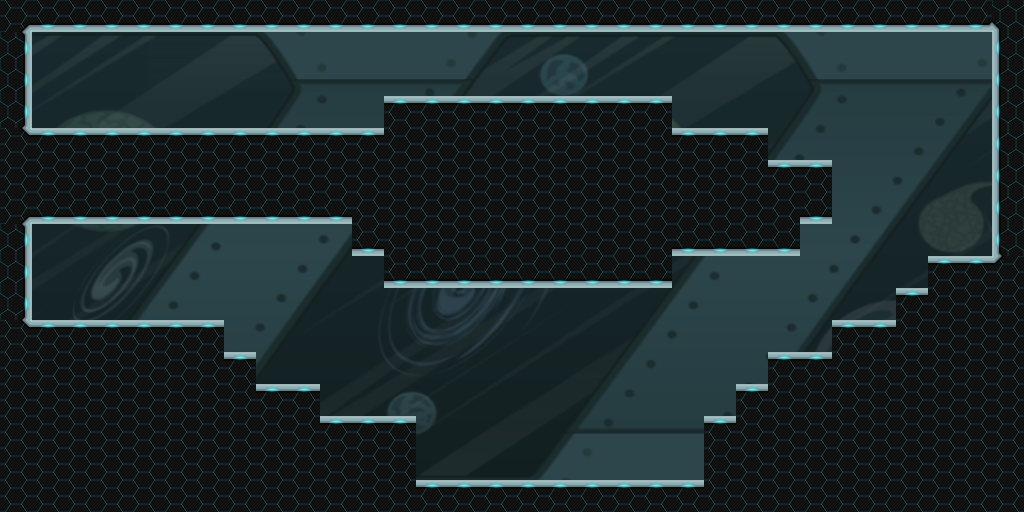

A level layout from a 2D game, rendered from its tile map. Below: a short description, then the map file with tile-grid data replaced by summaries:
An orthogonal 32x16 tile map with 32x32 px tiles, 2 tile layers (fondo, terrain), 3 tilesets and 107 objects.

<map version="1.2" tiledversion="1.2.3" orientation="orthogonal" renderorder="right-down" width="32" height="16" tilewidth="32" tileheight="32" infinite="0" nextlayerid="8" nextobjectid="111">
 <tileset firstgid="1" source="fondo.tsx" />
 <tileset firstgid="3" source="terreno.tsx" />
 <tileset firstgid="35" source="objects.tsx" />
 <layer id="1" name="fondo" width="32" height="16">
  <data>[512 cells, 1 non-empty, 1 distinct tile ids]</data>
 </layer>
 <layer id="2" name="terrain" width="32" height="16">
  <data>[512 cells, 286 non-empty, 6 distinct tile ids]</data>
 </layer>
 <objectgroup id="3" name="monedas">
  <object id="81" gid="66" x="416" y="384" width="32" height="32">
   <properties>
    <property name="moneda" value="" />
   </properties>
  </object>
  <object id="82" gid="66" x="448" y="352" width="32" height="32">
   <properties>
    <property name="moneda" value="" />
   </properties>
  </object>
  <object id="83" gid="66" x="480" y="320" width="32" height="32">
   <properties>
    <property name="moneda" value="" />
   </properties>
  </object>
  <object id="84" gid="66" x="512" y="352" width="32" height="32">
   <properties>
    <property name="moneda" value="" />
   </properties>
  </object>
  <object id="85" gid="66" x="544" y="384" width="32" height="32">
   <properties>
    <property name="moneda" value="" />
   </properties>
  </object>
  <object id="86" gid="66" x="576" y="352" width="32" height="32">
   <properties>
    <property name="moneda" value="" />
   </properties>
  </object>
  <object id="87" gid="66" x="608" y="320" width="32" height="32">
   <properties>
    <property name="moneda" value="" />
   </properties>
  </object>
  <object id="88" gid="66" x="640" y="352" width="32" height="32">
   <properties>
    <property name="moneda" value="" />
   </properties>
  </object>
  <object id="89" gid="66" x="672" y="384" width="32" height="32">
   <properties>
    <property name="moneda" value="" />
   </properties>
  </object>
  <object id="90" gid="66" x="768" y="320" width="32" height="32">
   <properties>
    <property name="moneda" value="" />
   </properties>
  </object>
  <object id="91" gid="66" x="736" y="320" width="32" height="32">
   <properties>
    <property name="moneda" value="" />
   </properties>
  </object>
  <object id="92" gid="66" x="736" y="352" width="32" height="32">
   <properties>
    <property name="moneda" value="" />
   </properties>
  </object>
  <object id="93" gid="66" x="960" y="256" width="32" height="32">
   <properties>
    <property name="moneda" value="" />
   </properties>
  </object>
  <object id="94" gid="66" x="960" y="224" width="32" height="32">
   <properties>
    <property name="moneda" value="" />
   </properties>
  </object>
  <object id="95" gid="66" x="960" y="192" width="32" height="32">
   <properties>
    <property name="moneda" value="" />
   </properties>
  </object>
  <object id="96" gid="66" x="448" y="416" width="32" height="32">
   <properties>
    <property name="moneda" value="" />
   </properties>
  </object>
  <object id="97" gid="66" x="512" y="416" width="32" height="32">
   <properties>
    <property name="moneda" value="" />
   </properties>
  </object>
  <object id="98" gid="66" x="576" y="416" width="32" height="32">
   <properties>
    <property name="moneda" value="" />
   </properties>
  </object>
  <object id="99" gid="66" x="640" y="416" width="32" height="32">
   <properties>
    <property name="moneda" value="" />
   </properties>
  </object>
  <object id="100" gid="66" x="544" y="320" width="32" height="32">
   <properties>
    <property name="moneda" value="" />
   </properties>
  </object>
  <object id="101" gid="66" x="832" y="288" width="32" height="32">
   <properties>
    <property name="moneda" value="" />
   </properties>
  </object>
  <object id="102" gid="66" x="832" y="256" width="32" height="32">
   <properties>
    <property name="moneda" value="" />
   </properties>
  </object>
  <object id="103" gid="66" x="736" y="128" width="32" height="32">
   <properties>
    <property name="moneda" value="" />
   </properties>
  </object>
  <object id="104" gid="66" x="288" y="128" width="32" height="32">
   <properties>
    <property name="moneda" value="" />
   </properties>
  </object>
  <object id="105" gid="66" x="256" y="96" width="32" height="32">
   <properties>
    <property name="moneda" value="" />
   </properties>
  </object>
  <object id="106" gid="66" x="160" y="128" width="32" height="32">
   <properties>
    <property name="moneda" value="" />
   </properties>
  </object>
  <object id="107" gid="66" x="160" y="96" width="32" height="32">
   <properties>
    <property name="moneda" value="" />
   </properties>
  </object>
 </objectgroup>
 <objectgroup id="4" name="puertas">
  <object id="79" gid="44" x="64" y="320" width="32" height="32">
   <properties>
    <property name="door" value="" />
    <property name="start" value="" />
   </properties>
  </object>
  <object id="80" gid="44" x="64" y="128" width="32" height="32">
   <properties>
    <property name="door" value="" />
    <property name="end" value="" />
   </properties>
  </object>
 </objectgroup>
 <objectgroup id="5" name="trampas">
  <object id="43" gid="58" x="416" y="490" width="32" height="19">
   <properties>
    <property name="pinchos" value="" />
   </properties>
  </object>
  <object id="44" gid="58" x="448" y="490" width="32" height="19">
   <properties>
    <property name="pinchos" value="" />
   </properties>
  </object>
  <object id="45" gid="58" x="480" y="490" width="32" height="19">
   <properties>
    <property name="pinchos" value="" />
   </properties>
  </object>
  <object id="46" gid="58" x="512" y="490" width="32" height="19">
   <properties>
    <property name="pinchos" value="" />
   </properties>
  </object>
  <object id="47" gid="58" x="544" y="490" width="32" height="19">
   <properties>
    <property name="pinchos" value="" />
   </properties>
  </object>
  <object id="48" gid="58" x="576" y="490" width="32" height="19">
   <properties>
    <property name="pinchos" value="" />
   </properties>
  </object>
  <object id="49" gid="58" x="608" y="490" width="32" height="19">
   <properties>
    <property name="pinchos" value="" />
   </properties>
  </object>
  <object id="50" gid="58" x="640" y="490" width="32" height="19">
   <properties>
    <property name="pinchos" value="" />
   </properties>
  </object>
  <object id="51" gid="58" x="672" y="490" width="32" height="19">
   <properties>
    <property name="pinchos" value="" />
   </properties>
  </object>
  <object id="52" gid="58" x="736" y="138" width="32" height="19">
   <properties>
    <property name="pinchos" value="" />
   </properties>
  </object>
  <object id="53" gid="58" x="288" y="138" width="32" height="23">
   <properties>
    <property name="pinchos" value="" />
   </properties>
  </object>
  <object id="54" gid="58" x="256" y="138" width="32" height="23">
   <properties>
    <property name="pinchos" value="" />
   </properties>
  </object>
  <object id="56" gid="36" x="352" y="280" width="32" height="32">
   <properties>
    <property name="barril" value="" />
    <property name="numero" type="int" value="1" />
   </properties>
  </object>
  </objectgroup>
 <objectgroup id="6" name="enemies">
  <!-- 11 objects omitted --></objectgroup>
 <objectgroup id="7" name="suelo">
  <!-- 42 objects omitted --></objectgroup>
</map>
<!-- 65 of 107 objects omitted -->
